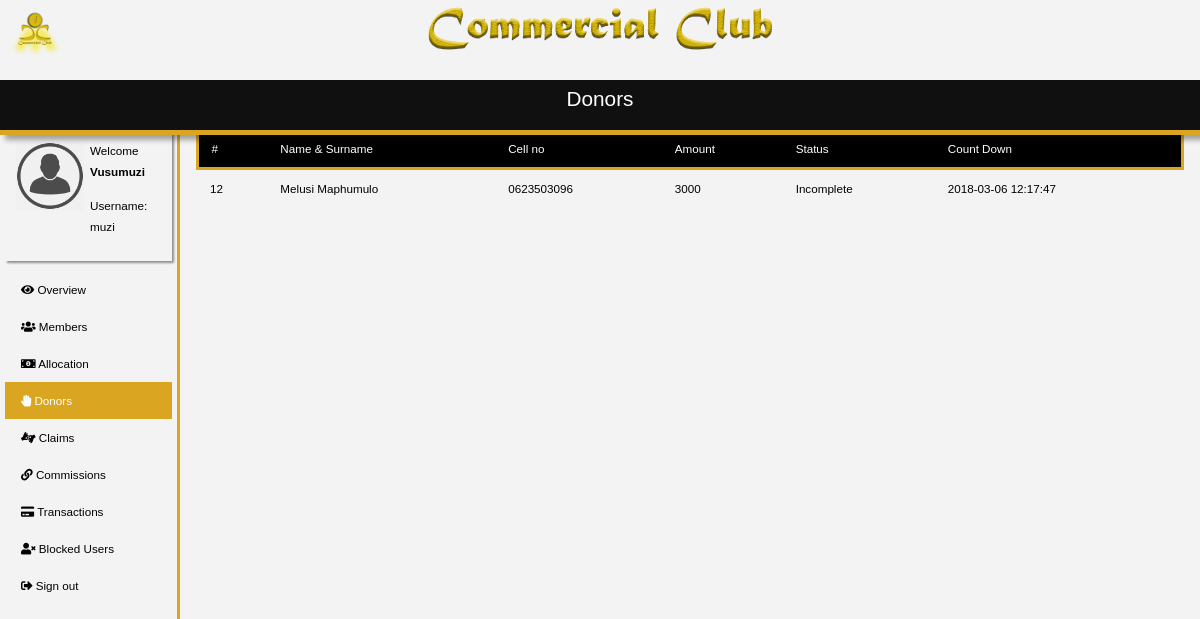
/donors.php (signed in), run on the app's committed database.
### tables this page shows
CREATE TABLE `donation` (
  `id` int(11) NOT NULL,
  `cellDonator` varchar(13) NOT NULL COMMENT 'cell number of donator',
  `amount` int(65) NOT NULL,
  `donDate` timestamp NOT NULL DEFAULT CURRENT_TIMESTAMP ON UPDATE CURRENT_TIMESTAMP,
  `expDate` timestamp NOT NULL DEFAULT '0000-00-00 00:00:00',
  `status` int(2) DEFAULT NULL,
  `remaining_don` int(11) NOT NULL
);

CREATE TABLE `users` (
  `id` int(11) NOT NULL,
  `fname` varchar(255) NOT NULL,
  `lname` varchar(255) NOT NULL,
  `p_number` varchar(15) NOT NULL,
  `password` varchar(20) NOT NULL,
  `ref_code` varchar(11) NOT NULL,
  `status` int(11) NOT NULL,
  `bank_name` varchar(100) NOT NULL,
  `universal_code` int(11) NOT NULL,
  `bank_branch` int(11) NOT NULL,
  `account_holder` varchar(100) NOT NULL,
  `account_number` varchar(20) NOT NULL,
  `profile_pic` varchar(100) NOT NULL,
  `comm_amount` int(11) NOT NULL
);

### donors.php (the view, shortened to what this page needs)
<?php
      include("inc/mainHeader.php");
      include("./server/config.php");
      if(!empty($_SESSION["u_id"])){
        include("inc/donorsContent.php");
        $stmnt = "Select * From donation D, users S WHERE D.cellDonator = S.p_number";
        $result = mysqli_query($conn,$stmnt);
        echo '<table class="table table-condensed" style="margin-top: -5px;">
                <thead>
                  <tr style="background: black; color: white; border-color: rgb(218,165,32); border-style: solid; border-width: 3px;">
                      <th>#</th>
                      <th>Name & Surname</th>
                      <th>Cell no</th>
                      <th>Amount</th>
                      <th>Status</th>
                      <th>Count Down</th>
                  </tr>
                </thead>
            ';
            if(mysqli_num_rows($result) > 0){
              while($row = mysqli_fetch_assoc($result)){
                echo '
                    <tbody>
                      <form action="" method="post">
                          <td><input type="text" name="claim_id" value="'.$row['id'].'" hidden/>'.$row['id'].'</td>
                          <td><input type="text" name="claimer_name" value="'.$row['fname'].'" hidden/>'.$row['fname'].' '.$row['lname'].'</td>
                          <td><input type="text" name="claimer_id" value="'.$row['cellDonator'].'" hidden/>'.$row['cellDonator'].'</td>
                          <td><input type="text" name="claimed_amount" value="'.$row['remaining_don'].'" hidden/>'.$row['remaining_don'].'</td>';
                            if($row['remaining_don']>0){
                                $status = "Incomplete";
                                echo '<td>'.$status.'</td>';
                            }
                            else{
                                $status = "Complete";
                                echo '<td>'.$status.'</td>';
                            }
                          echo '<td><input type="text" name="claim_date" value="'.$row['donDate'].'" hidden/>'.$row['donDate'].'</td>
                        </form>
                    </tbody>
                ';
              }
            }
      }else{
          die('<center><div style="text-align:center;font-size:70pt;color:gold;font-weight:bolder;"> 404</div> <p>Oppps, We are havnig some technical problems. Please try again <a href="index.php">Home</a>.</p><img width="300" src="assets/logoCC.png" alt="logo"></center>');
      }
      include("inc/mainFooter.php");
?>

### css/main.css (style rules this page uses)
html,body { margin: 0; font-size:9pt; font: 400 13.3333px Arial; overflow-y: hidden; }
.table { margin-top: -47px; }

### data on the page
donation: users.id "12", users.fname "Melusi", users.lname "Maphumulo", cellDonator "0623503096", remaining_don "3000", remaining_don "Incomplete", donDate "2018-03-06 12:17:47"
